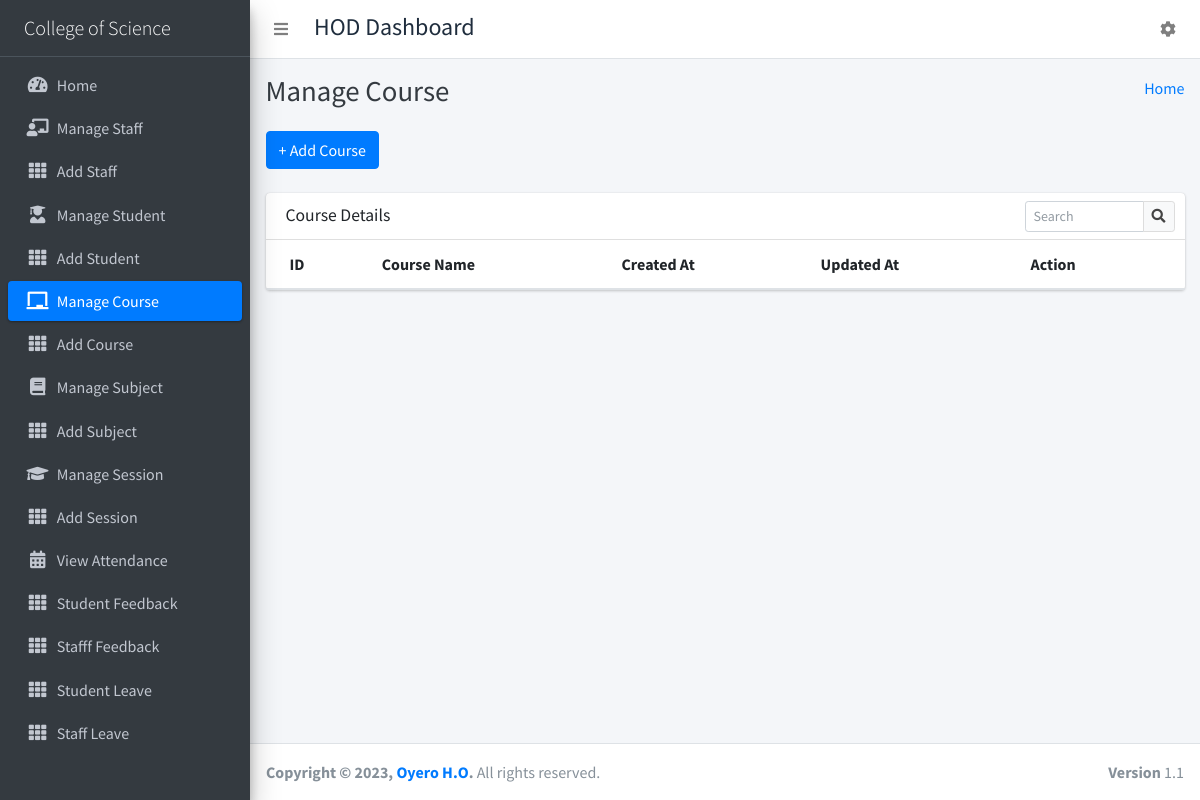
/manage_course/ (signed in), run on an earlier commit of the app's database.
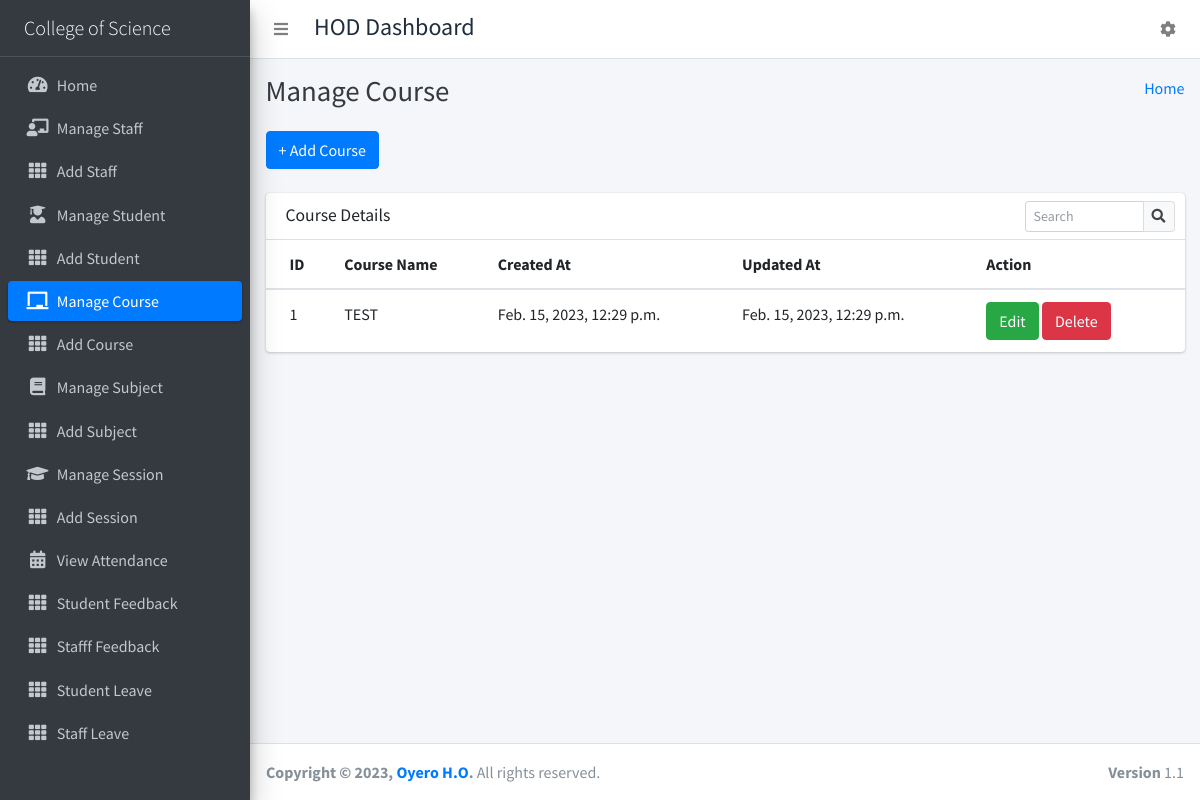
And on a later commit of the database.
### student_management_app/models.py (models this page shows)
class Courses(models.Model):
    id = models.AutoField(primary_key=True)
    course_name = models.CharField(max_length=255)
    created_at = models.DateTimeField(auto_now_add=True)
    updated_at = models.DateTimeField(auto_now=True)
    objects = models.Manager()

### student_management_app/HodViews.py (the view)
# urls.py: path('manage_course/', HodViews.manage_course, name="manage_course"),
def manage_course(request):
    courses = Courses.objects.all()
    context = {
        "courses": courses
    }
    return render(request, 'hod_template/manage_course_template.html', context)

### student_management_app/LoginCheckMiddleWare.py (called while the page is built, shortened)
    def process_view(self, request, view_func, view_args, view_kwargs):
        modulename = view_func.__module__
        user = request.user
        if user.is_authenticated:
            if user.user_type == "1":
                if modulename == "student_management_app.HodViews":
                    pass
                elif modulename == "student_management_app.views" or modulename == "django.views.static":
                    pass
                else:
                    return redirect("admin_home")
            else:
                return redirect("login")
        else:
            if request.path == reverse("login") or request.path == reverse("doLogin"):
                pass
            else:
                return redirect("login")

### student_management_app/templates/hod_template/manage_course_template.html (shortened to what this page needs)
{% extends 'hod_template/base_template.html' %}
{% block page_title %}
    Manage Course
{% endblock page_title %}
{% block main_content %}
{% load static %}
<section class="content">
        <div class="container-fluid">
            <a class="btn btn-primary" href="{% url 'add_course' %}" role="button">+ Add Course</a> <br/>&nbsp;
            <div class="row">
                <div class="col-md-12">
                    <div class="card">
                        <div class="card-header">
                            <h3 class="card-title">Course Details</h3>
                            <div class="card-tools">
                            <div class="input-group input-group-sm" style="width: 150px;">
                                <input type="text" name="table_search" class="form-control float-right" placeholder="Search">
                                <div class="input-group-append">
                                <button type="submit" class="btn btn-default"><i class="fas fa-search"></i></button>
                                </div>
                            </div>
                            </div>
                        </div>
                        <div class="card-body table-responsive p-0">
                            <table class="table table-hover text-nowrap">
                            <thead>
                                <tr>
                                <th>ID</th>
                                <th>Course Name</th>
                                <th>Created At</th>
                                <th>Updated At</th>
                                <th>Action</th>
                                </tr>
                            </thead>
                            <tbody>
                                {% for course in courses %}
                                <tr>
                                <td>{{ course.id }}</td>
                                <td>{{ course.course_name }}</td>
                                <td>{{ course.created_at }}</td>
                                <td>{{ course.updated_at }}</td>
                                <td>
                                    <a href="{% url 'edit_course' course.id %}" class="btn btn-success">Edit</a>
                                    <a href="{% url 'delete_course' course.id %}" class="btn btn-danger">Delete</a>
                                </td>
                                </tr>
                                {% endfor %}
                            </tbody>
                            </table>
                        </div>
                        </div>
                </div>
            </div>
        </div>
      </section>
  {% endblock main_content %}

What changed in the data, as far as the page shows it:
added Courses: id "1", course_name "TEST", created_at "Feb. 15, 2023, 12:29 p.m.", updated_at "Feb. 15, 2023, 12:29 p.m."
